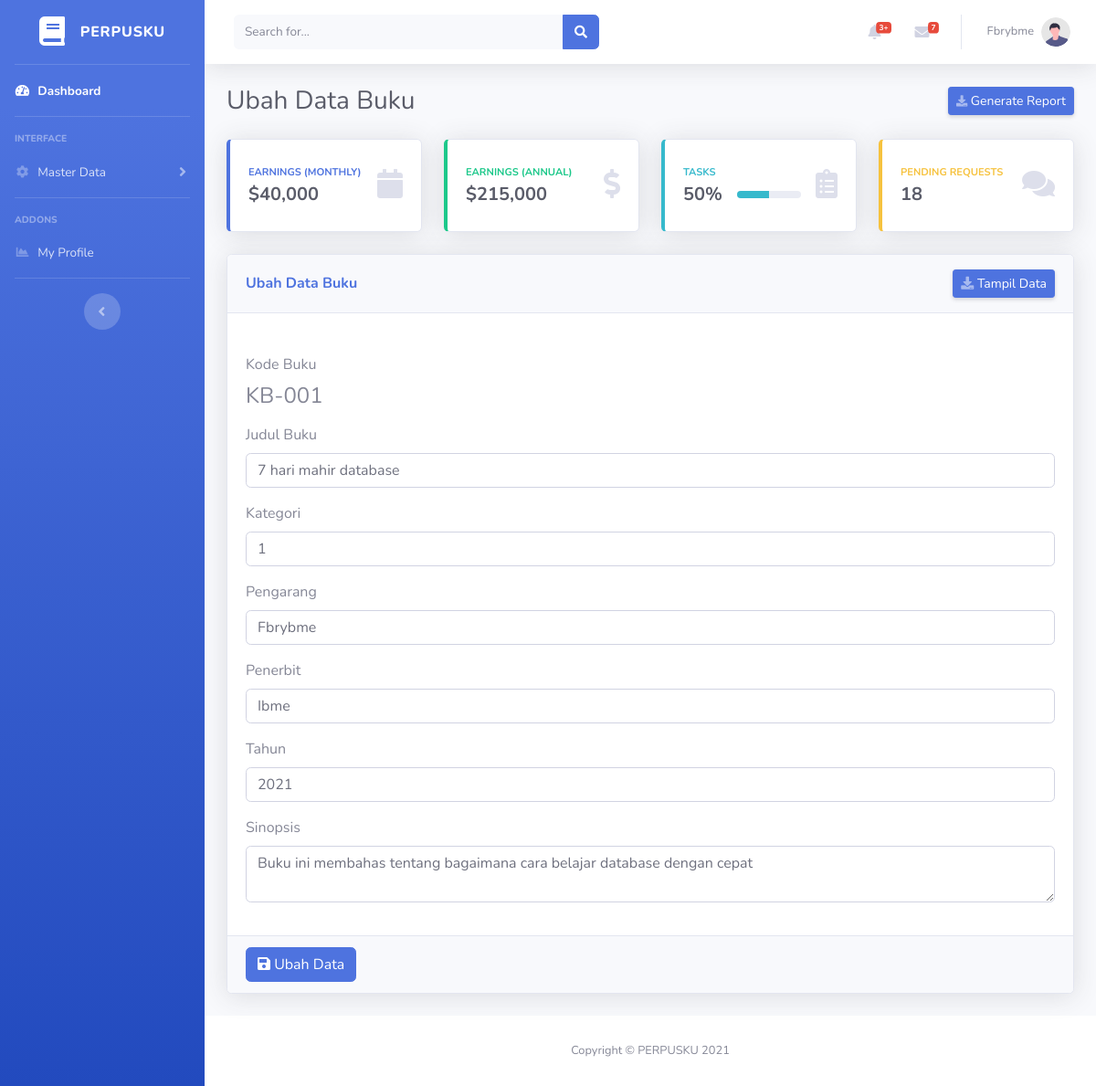
The app's page /index.php?page=up-buku&kodebuku=KB-001 with its own data.
### tables this page shows
CREATE TABLE `buku` (
  `kodebuku` varchar(8) NOT NULL,
  `judul` varchar(255) NOT NULL,
  `kategori` int(11) NOT NULL,
  `pengarang` varchar(50) NOT NULL,
  `penerbit` varchar(50) NOT NULL,
  `tahun` int(11) NOT NULL,
  `sinopsis` varchar(255) NOT NULL,
  `gambar` varchar(50) DEFAULT NULL
);

### databuku/buku_up.php (the view, shortened to what this page needs)
<?php
include 'config/koneksi.php';
$kodebuku = $_GET['kodebuku'];
$tampil   = mysqli_query($koneksi, "SELECT * FROM buku WHERE kodebuku = '$kodebuku'");
while ($data = mysqli_fetch_array($tampil)) { ?>
    <div class="row">
        <div class="col-md-12">
            <div class="card shadow mb-4">
                <div class="card-header py-3 d-sm-flex align-items-center justify-content-between mb-4">
                    <h6 class="m-0 font-weight-bold text-primary">Ubah Data Buku</h6>
                    <a href="index.php?page=view-buku" class="d-none d-sm-inline-block btn btn-sm btn-primary shadow-sm"><i class="fas fa-download fa-sign-in text-white-50"></i> Tampil Data</a>
                </div>
                <form action="" method="post">
                    <div class="card-body">
                        <div class="form-group">
                            <label>Kode Buku</label>
                            <h4><?= $data['kodebuku']; ?></h4>
                        </div>
                        <div class="form-group">
                            <label>Judul Buku</label>
                            <input type="text" name="judul" class="form-control" value="<?= $data['judul']; ?>" placeholder="Masukkan Judul">
                        </div>
                        <div class="form-group">
                            <label>Kategori</label>
                            <input type="text" name="kategori" class="form-control" value="<?= $data['kategori']; ?>" placeholder="Masukkan Kategori">
                        </div>
                        <div class="form-group">
                            <label>Pengarang</label>
                            <input type="text" name="pengarang" class="form-control" value="<?= $data['pengarang']; ?>" placeholder="Masukkan Pengarang">
                        </div>
                        <div class="form-group">
                            <label>Penerbit</label>
                            <input type="text" name="penerbit" class="form-control" value="<?= $data['penerbit']; ?>" placeholder="Masukkan Penerbit">
                        </div>
                        <div class="form-group">
                            <label>Tahun</label>
                            <input type="text" name="tahun" class="form-control" value="<?= $data['tahun']; ?>" placeholder="Masukkan Tahun">
                        </div>
                        <div class="form-group">
                            <label>Sinopsis</label>
                            <textarea type="text" name="sinopsis" class="form-control" placeholder="Masukkan Sinopsis"><?= $data['sinopsis']; ?></textarea>
                        </div>
                    </div>
                    <div class="card-footer">
                        <button type="submit" name="ubah" class="btn btn-primary"><i class="fas fa-save"></i> Ubah Data</button>
                    </div>
                </form>
            </div>
        </div>
    </div>
<?php } ?>

### records on screen
buku: kodebuku "KB-001", judul "7 hari mahir database", kategori "1", pengarang "Fbrybme", penerbit "Ibme", tahun "2021", sinopsis "Buku ini membahas tentang bagaimana cara belajar database dengan cepat"

### other values on screen
$judul "Ubah Data Buku"
